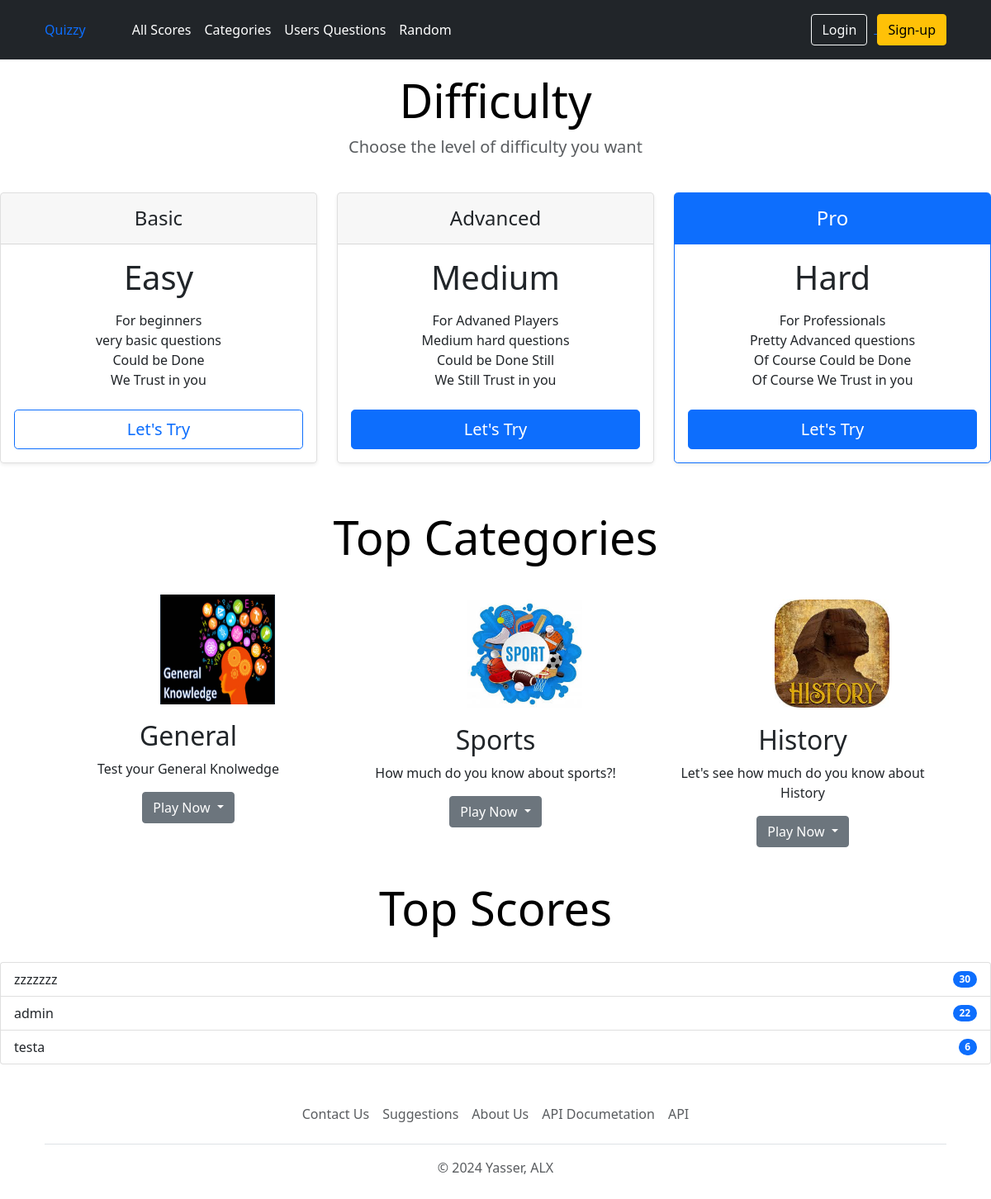
The app's page /, older data.
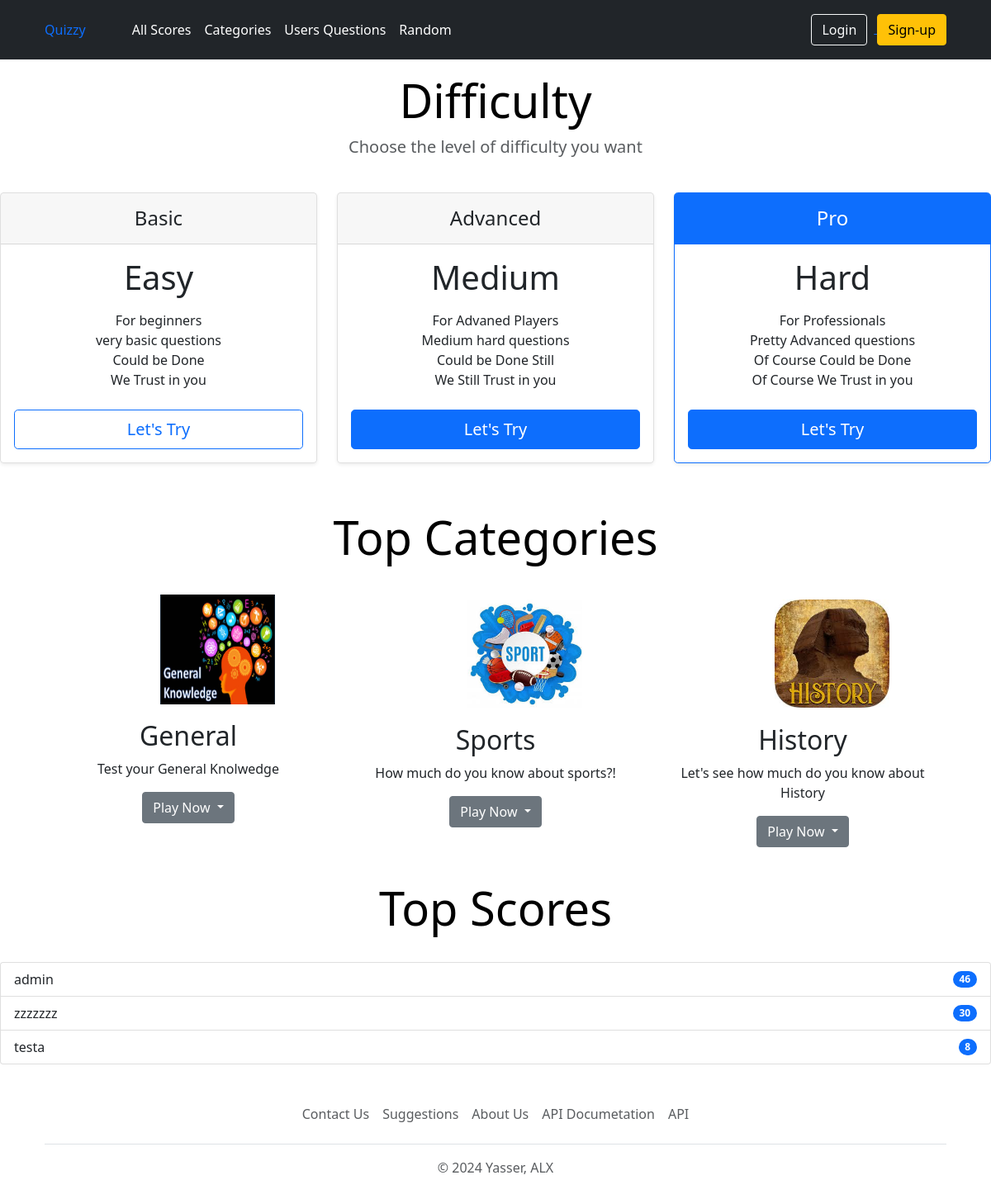
The same page, newer data.
### users/models.py (models this page shows, shortened)
class UserProfile(models.Model):
    user = models.OneToOneField(User, on_delete=models.CASCADE)
    total_score = models.IntegerField(default=0)

### webpages/views.py (the view)
# urls.py: 2. Add a URL to urlpatterns:  path('', views.home, name='home')
def home(request):
    top_3_values = UserProfile.objects.order_by('-total_score')[:3]  # Get the top 3 users by total score
    return render(request, "webpages/home.html", {"scores": top_3_values})  # Render the home page with the top scores

### webpages/templates/webpages/home.html (shortened to what this page needs)
{% extends "base.html" %}
{% load static %}
{% block css %}
<link href="https://cdn.jsdelivr.net/npm/bootstrap@5.0.0/dist/css/bootstrap.min.css" rel="stylesheet" >
{% endblock %}
{% block content%}
<div class="pricing-header p-3 pb-md-4 mx-auto text-center">
    <h1 class="display-4 fw-normal text-body-emphasis">Difficulty</h1>
    <p class="fs-5 text-body-secondary">Choose the level of difficulty you want</p>
  </div>
  <div class="row row-cols-1 row-cols-md-3 mb-3 text-center">
    <div class="col">
      <div class="card mb-4 rounded-3 shadow-sm">
        <div class="card-header py-3">
          <h4 class="my-0 fw-normal">Basic</h4>
        </div>
        <div class="card-body">
          <h1 class="card-title pricing-card-title">Easy<small class="text-body-secondary fw-light"></small></h1>
          <ul class="list-unstyled mt-3 mb-4">
            <li>For beginners</li>
            <li>very basic questions</li>
            <li>Could be Done</li>
            <li>We Trust in you</li>
          </ul>
          <a href="{% url 'all_categories' 'easy' %}">
          <button type="button" class="w-100 btn btn-lg btn-outline-primary">Let's Try</button>
          </a>
        </div>
      </div>
    </div>
    <div class="col">
      <div class="card mb-4 rounded-3 shadow-sm">
        <div class="card-header py-3">
          <h4 class="my-0 fw-normal">Advanced</h4>
        </div>
        <div class="card-body">
          <h1 class="card-title pricing-card-title">Medium<small class="text-body-secondary fw-light"></small></h1>
          <ul class="list-unstyled mt-3 mb-4">
            <li>For Advaned Players</li>
            <li>Medium hard questions</li>
            <li>Could be Done Still</li>
            <li>We Still Trust in you</li>
          </ul>
          <a href="{% url 'all_categories' 'medium' %}">
          <button type="button" class="w-100 btn btn-lg btn-primary">Let's Try</button>
          </a>
        </div>
      </div>
    </div>
    <div class="col">
      <div class="card mb-4 rounded-3 shadow-sm border-primary">
        <div class="card-header py-3 text-bg-primary border-primary">
          <h4 class="my-0 fw-normal">Pro</h4>
        </div>
        <div class="card-body">
          <h1 class="card-title pricing-card-title">Hard<small class="text-body-secondary fw-light"></small></h1>
          <ul class="list-unstyled mt-3 mb-4">
            <li>For Professionals</li>
            <li>Pretty Advanced questions</li>
            <li>Of Course Could be Done</li>
            <li>Of Course We Trust in you</li>
          </ul>
          <a href="{% url 'all_categories' 'hard' %}">
          <button type="button" class="w-100 btn btn-lg btn-primary">Let's Try</button>
          </a>
        </div>
      </div>
    </div>
  </div>
  <div class="pricing-header p-3 pb-md-4 mx-auto text-center">
    <h1 class="display-4 fw-normal text-body-emphasis">Top Categories</h1>
  </div>
  <div class="container marketing">
    <div class="row">
      <div class="col-lg-4">
        <svg class="bd-placeholder-img rounded-circle" width="140" height="140" xmlns="http://www.w3.org/2000/svg" role="img" aria-label="Placeholder" preserveAspectRatio="xMidYMid slice" focusable="false"><title>Placeholder</title><img src="{% static "webpages/images/GK.jpg" %}" alt="General Knowledge" width="40%" height="40%" fill="var(--bs-secondary-color)"></svg>
        <div class="pricing-header p-3 pb-md-4 mx-auto text-center">
        <h2 class="fw-normal">General</h2>
        <p>Test your General Knolwedge</p>
        <div class="dropdown">
          <button class="btn btn-secondary dropdown-toggle" type="button" id="dropdownMenuButton1" data-bs-toggle="dropdown" aria-expanded="false">
            Play Now
          </button>
        </div>
        </div>
      </div>
      <div class="col-lg-4" style="padding-top: 5px;">
        <svg class="bd-placeholder-img rounded-circle" width="140" height="140" xmlns="http://www.w3.org/2000/svg" role="img" aria-label="Placeholder" preserveAspectRatio="xMidYMid slice" focusable="false"><title>Placeholder</title><img src="{% static "webpages/images/sports.jpeg" %}" alt="Sports" width="40%" height="40%" fill="var(--bs-secondary-color)"></svg>
        <div class="pricing-header p-3 pb-md-4 mx-auto text-center">
        <h2 class="fw-normal">Sports</h2>
        <p>How much do you know about sports?!</p>
        <div class="dropdown">
          <button class="btn btn-secondary dropdown-toggle" type="button" id="dropdownMenuButton1" data-bs-toggle="dropdown" aria-expanded="false">
            Play Now
          </button>
        </div>
        </div>
      </div>
      <div class="col-lg-4" style="padding-top: 5px;">
        <svg class="bd-placeholder-img rounded-circle" width="140" height="140" xmlns="http://www.w3.org/2000/svg" role="img" aria-label="Placeholder" preserveAspectRatio="xMidYMid slice" focusable="false"><title>Placeholder</title><img src="{% static "webpages/images/history.jpg" %}" alt="Celebrities" width="40%" height="40%" fill="var(--bs-secondary-color)"></svg>
        <div class="pricing-header p-3 pb-md-4 mx-auto text-center">
        <h2 class="fw-normal">History</h2>
        <p>Let's see how much do you know about History</p>
        <div class="dropdown">
          <button class="btn btn-secondary dropdown-toggle" type="button" id="dropdownMenuButton1" data-bs-toggle="dropdown" aria-expanded="false">
            Play Now
          </button>
        </div>
        </div>
      </div>
    </div>
    <div class="pricing-header p-3 pb-md-4 mx-auto text-center">
    <h1 class="display-4 fw-normal text-body-emphasis">Top Scores</h1>
    </div>
  </div>
  <ul class="list-group">
    {% for score in scores%}
    <li class="list-group-item d-flex justify-content-between align-items-center">
      {{score.user.username}}
      <span class="badge text-bg-primary rounded-pill">{{score.total_score}}</span>
    </li>
    {% endfor %}
  </ul>
{%endblock%}

### templates/base.html (shortened to what this page needs)
{% load static %}
<!DOCTYPE html>
<html lang="en">
<head>
    <link href="https://cdn.jsdelivr.net/npm/bootstrap@5.3.0-alpha2/dist/css/bootstrap.min.css" rel="stylesheet">
    {% block css %}
    {% endblock %}
  </head>
<body>
  <header class="p-3 text-bg-dark">
    <div class="container">
      <div class="d-flex flex-wrap align-items-center justify-content-center justify-content-lg-start">
        <a href="/" class="d-flex align-items-center mb-2 mb-lg-0 text-blue text-decoration-none">Quizzy
          <svg class="bi me-2" width="40" height="32" role="img" aria-label="Bootstrap"><use xlink:href="#bootstrap"></use></svg>
        </a>
        <ul class="nav col-12 col-lg-auto me-lg-auto mb-2 justify-content-center mb-md-0">
          <li><a href="{% url "allscores" %}" class="nav-link px-2 text-white">All Scores</a></li>
          <li><a href="{% url "all_categories" "all" %}"  class="nav-link px-2 text-white">Categories</a></li>
          <li><a href="{% url "users_section" %}"  class="nav-link px-2 text-white">Users Questions</a></li>
          <li><a href="{% url "random" %}" class="nav-link px-2 text-white">Random</a></li>
        </ul>
        <div class="text-end">
          {%if user.is_authenticated%}
          <a href="{% url "userdata" %}">
            <button type="button" class="btn btn-outline-light me-2" >My Data</button>
            </a>
          <a href="{% url "out" %}">
          <button type="button" class="btn btn-warning">Log-out</button>
          </a>
          {% else %}
          <a href="{% url "login" %}">
          <button type="button" class="btn btn-outline-light me-2" >Login</button>
          </a>
          <a href="{% url "register" %}">
          <button type="button" class="btn btn-warning">Sign-up</button>
          </a>
          {% endif %}
        </div>
      </div>
    </div>
  </header>
      {%block content%}
        {%endblock%}
      <div class="container">
        <footer class="py-3 my-4">
          <ul class="nav justify-content-center border-bottom pb-3 mb-3">
            <li class="nav-item"><a href={% url "contact" %} class="nav-link px-2 text-body-secondary">Contact Us</a></li>
            <li class="nav-item"><a href={% url "suggestion" %}  class="nav-link px-2 text-body-secondary">Suggestions</a></li>
            <li class="nav-item"><a href={% url "about" %} class="nav-link px-2 text-body-secondary">About Us</a></li>
            <li class="nav-item"><a href={% url "docs" %} class="nav-link px-2 text-body-secondary">API Documetation</a></li>
            {%if user.is_authenticated%}
            <li class="nav-item"><a href={% url "api_view" user.username %} class="nav-link px-2 text-body-secondary">API</a></li>
            {%else%}
            <li class="nav-item"><a href={% url "api_main"  %} class="nav-link px-2 text-body-secondary">API</a></li>
            {% endif %}
          </ul>
          <p class="text-center text-body-secondary">© 2024 Yasser, ALX</p>
        </footer>
      </div>
</body>
</html>

Row changes from the older to the newer data that the page shows:
changed UserProfile "admin": total_score "22" → "46"; moves up the list
changed UserProfile "testa": total_score "6" → "8"
